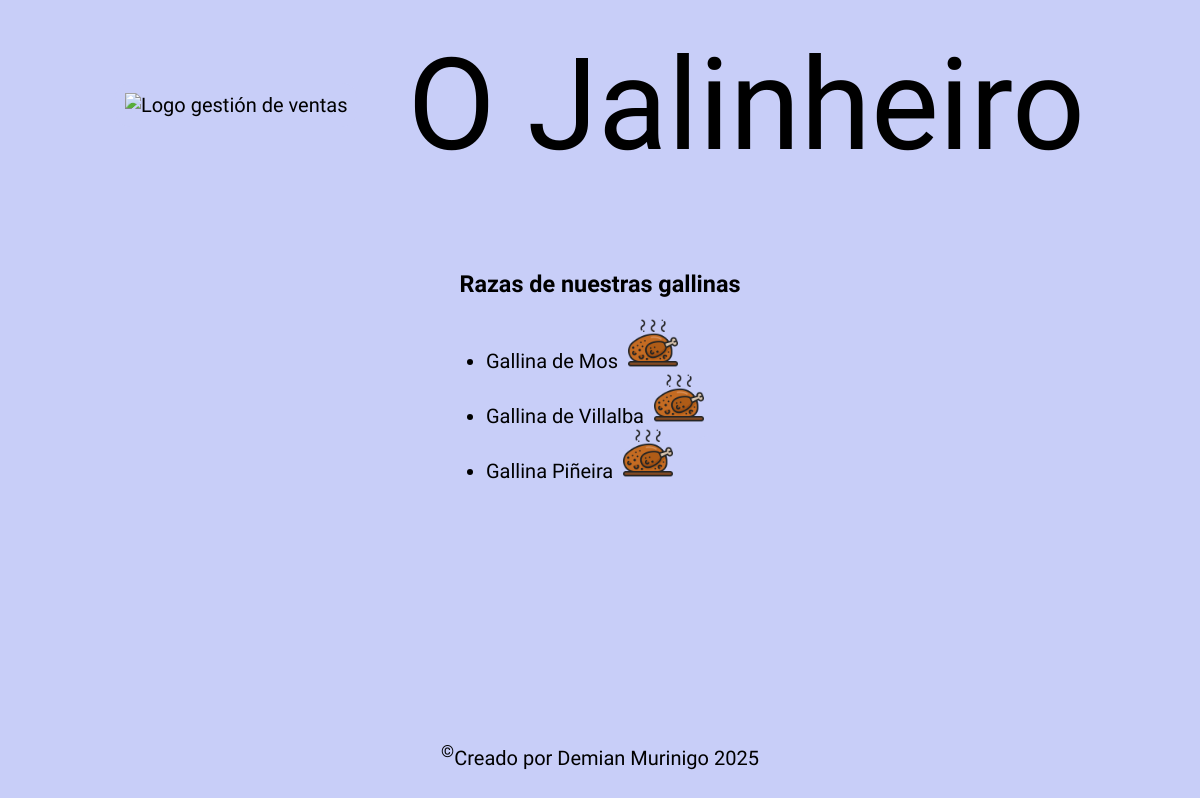
The page /razas.php on the database its author committed.
### tables this page shows
CREATE TABLE raza(
    nombre VARCHAR(200) PRIMARY KEY,
    descripcion VARCHAR(5000)
);

### model/raza_model.php (called while the page is built, shortened)
<?php
function mostrarRazas()
{
    include("include/db_connection.php");
    $datos = [];
    $sql = "SELECT * FROM raza";
    $result = mysqli_query($db, $sql);
    while ($fila = mysqli_fetch_assoc($result)) {
        $datos[] = $fila;
    }
    return $datos;
}

### razas.php (the view, shortened to what this page needs)
<!DOCTYPE html>
<html lang="es">
<head>
    <link rel="stylesheet" href="css/style_index.css">
</head>
<body>
    <?php include('./include/cabecera.php'); ?>
    <main>
        <div class="pure">
            <div class="raza">
                <h3>Razas de nuestras gallinas</h3>
                <div>
                    <?php
                    include_once("model/raza_model.php");
                    $razas = mostrarRazas();
                    foreach ($razas as $raza) {
                    ?>
                        <ul>
                            <li><?php echo $raza['nombre'] ?><a href="controller/raza_eliminar.php?nombre=<?php echo $raza['nombre'] ?>"><img id="muerte" src="./img/pollo-asado.png" alt="gallina al horno"></a></li>
                        </ul>
                    <?php
                    }
                    ?>
                </div>
            </div>
        </div>
    </main>
    <?php include('./include/pie.php'); ?>
</body>
</html>

### css/style_index.css (style rules this page uses)
* { margin: 0; padding: 0; box-sizing: border-box; }
body { background-color: #c8cef8; font-family: "Averia Sans Libre", sans-serif; font-weight: 300; padding: 30px; font-size: 20px; min-height: 100vh; display: flex; flex-direction: column; gap: 40px; }
main { flex-grow: 1; display: flex; flex-direction: row; }
.raza { width: 100%; padding-top: 50px; display: flex; flex-direction: column; align-items: center; gap: 20px; }
h3,a { text-decoration: none; color: black; text-align: center; }
#muerte, #muerte2 { width: 50px; }
.pure { flex-grow: 1; display: flex; flex-direction: row; flex-wrap: wrap; justify-content: space-around; gap: 30px; }
a { border-radius: 15px; padding: 10px; background-color: #c8cef8; }

### rows shown on the page
raza: nombre "Gallina de Mos"
raza: nombre "Gallina de Villalba"
raza: nombre "Gallina Piñeira"
